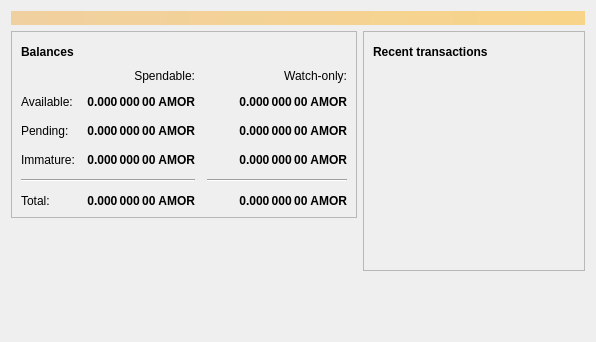
<?xml version="1.0" encoding="UTF-8"?>
<ui version="4.0">
 <class>OverviewPage</class>
 <widget class="QWidget" name="OverviewPage">
  <property name="geometry">
   <rect>
    <x>0</x>
    <y>0</y>
    <width>596</width>
    <height>342</height>
   </rect>
  </property>
  <property name="windowTitle">
   <string>Form</string>
  </property>
  <layout class="QVBoxLayout" name="topLayout">
   <item>
    <widget class="QLabel" name="labelAlerts">
     <property name="visible">
      <bool>false</bool>
     </property>
     <property name="styleSheet">
      <string notr="true">QLabel { background-color: qlineargradient(x1: 0, y1: 0, x2: 1, y2: 0, stop:0 #F0D0A0, stop:1 #F8D488); color:#000000; }</string>
     </property>
     <property name="wordWrap">
      <bool>true</bool>
     </property>
     <property name="margin">
      <number>3</number>
     </property>
     <property name="textInteractionFlags">
      <set>Qt::TextSelectableByMouse</set>
     </property>
    </widget>
   </item>
   <item>
    <layout class="QHBoxLayout" name="horizontalLayout" stretch="1,1">
     <item>
      <layout class="QVBoxLayout" name="verticalLayout_2">
       <item>
        <widget class="QFrame" name="frame">
         <property name="frameShape">
          <enum>QFrame::StyledPanel</enum>
         </property>
         <property name="frameShadow">
          <enum>QFrame::Raised</enum>
         </property>
         <layout class="QVBoxLayout" name="verticalLayout_4">
          <item>
           <layout class="QHBoxLayout" name="horizontalLayout_4">
            <item>
             <widget class="QLabel" name="label_5">
              <property name="font">
               <font>
                <weight>75</weight>
                <bold>true</bold>
               </font>
              </property>
              <property name="text">
               <string>Balances</string>
              </property>
             </widget>
            </item>
            <item>
             <widget class="QPushButton" name="labelWalletStatus">
              <property name="enabled">
               <bool>true</bool>
              </property>
              <property name="maximumSize">
               <size>
                <width>30</width>
                <height>16777215</height>
               </size>
              </property>
              <property name="toolTip">
               <string>The displayed information may be out of date. Your wallet automatically synchronizes with the Amorecoin network after a connection is established, but this process has not completed yet.</string>
              </property>
              <property name="text">
               <string/>
              </property>
              <property name="icon">
               <iconset resource="../bitcoin.qrc">
                <normaloff>:/icons/warning</normaloff>
                <disabledoff>:/icons/warning</disabledoff>:/icons/warning</iconset>
              </property>
              <property name="iconSize">
               <size>
                <width>24</width>
                <height>24</height>
               </size>
              </property>
              <property name="flat">
               <bool>true</bool>
              </property>
             </widget>
            </item>
            <item>
             <spacer name="horizontalSpacer_3">
              <property name="orientation">
               <enum>Qt::Horizontal</enum>
              </property>
              <property name="sizeHint" stdset="0">
               <size>
                <width>40</width>
                <height>20</height>
               </size>
              </property>
             </spacer>
            </item>
           </layout>
          </item>
          <item>
           <layout class="QGridLayout" name="gridLayout">
            <property name="spacing">
             <number>12</number>
            </property>
            <item row="2" column="2">
             <widget class="QLabel" name="labelWatchPending">
              <property name="font">
               <font>
                <weight>75</weight>
                <bold>true</bold>
               </font>
              </property>
              <property name="cursor">
               <cursorShape>IBeamCursor</cursorShape>
              </property>
              <property name="toolTip">
               <string>Unconfirmed transactions to watch-only addresses</string>
              </property>
              <property name="text">
               <string notr="true">0.000 000 00 AMOR</string>
              </property>
              <property name="alignment">
               <set>Qt::AlignRight|Qt::AlignTrailing|Qt::AlignVCenter</set>
              </property>
              <property name="textInteractionFlags">
               <set>Qt::LinksAccessibleByMouse|Qt::TextSelectableByKeyboard|Qt::TextSelectableByMouse</set>
              </property>
             </widget>
            </item>
            <item row="2" column="1">
             <widget class="QLabel" name="labelUnconfirmed">
              <property name="font">
               <font>
                <weight>75</weight>
                <bold>true</bold>
               </font>
              </property>
              <property name="cursor">
               <cursorShape>IBeamCursor</cursorShape>
              </property>
              <property name="toolTip">
               <string>Total of transactions that have yet to be confirmed, and do not yet count toward the spendable balance</string>
              </property>
              <property name="text">
               <string notr="true">0.000 000 00 AMOR</string>
              </property>
              <property name="alignment">
               <set>Qt::AlignRight|Qt::AlignTrailing|Qt::AlignVCenter</set>
              </property>
              <property name="textInteractionFlags">
               <set>Qt::LinksAccessibleByMouse|Qt::TextSelectableByKeyboard|Qt::TextSelectableByMouse</set>
              </property>
             </widget>
            </item>
            <item row="3" column="2">
             <widget class="QLabel" name="labelWatchImmature">
              <property name="font">
               <font>
                <weight>75</weight>
                <bold>true</bold>
               </font>
              </property>
              <property name="cursor">
               <cursorShape>IBeamCursor</cursorShape>
              </property>
              <property name="toolTip">
               <string>Mined balance in watch-only addresses that has not yet matured</string>
              </property>
              <property name="text">
               <string notr="true">0.000 000 00 AMOR</string>
              </property>
              <property name="alignment">
               <set>Qt::AlignRight|Qt::AlignTrailing|Qt::AlignVCenter</set>
              </property>
              <property name="textInteractionFlags">
               <set>Qt::LinksAccessibleByMouse|Qt::TextSelectableByKeyboard|Qt::TextSelectableByMouse</set>
              </property>
             </widget>
            </item>
            <item row="4" column="0" colspan="2">
             <widget class="Line" name="line">
              <property name="orientation">
               <enum>Qt::Horizontal</enum>
              </property>
             </widget>
            </item>
            <item row="4" column="2">
             <widget class="Line" name="lineWatchBalance">
              <property name="sizePolicy">
               <sizepolicy hsizetype="Preferred" vsizetype="Fixed">
                <horstretch>0</horstretch>
                <verstretch>0</verstretch>
               </sizepolicy>
              </property>
              <property name="minimumSize">
               <size>
                <width>140</width>
                <height>0</height>
               </size>
              </property>
              <property name="orientation">
               <enum>Qt::Horizontal</enum>
              </property>
             </widget>
            </item>
            <item row="5" column="0">
             <widget class="QLabel" name="labelTotalText">
              <property name="text">
               <string>Total:</string>
              </property>
             </widget>
            </item>
            <item row="3" column="1">
             <widget class="QLabel" name="labelImmature">
              <property name="font">
               <font>
                <weight>75</weight>
                <bold>true</bold>
               </font>
              </property>
              <property name="cursor">
               <cursorShape>IBeamCursor</cursorShape>
              </property>
              <property name="toolTip">
               <string>Mined balance that has not yet matured</string>
              </property>
              <property name="text">
               <string notr="true">0.000 000 00 AMOR</string>
              </property>
              <property name="alignment">
               <set>Qt::AlignRight|Qt::AlignTrailing|Qt::AlignVCenter</set>
              </property>
              <property name="textInteractionFlags">
               <set>Qt::LinksAccessibleByMouse|Qt::TextSelectableByKeyboard|Qt::TextSelectableByMouse</set>
              </property>
             </widget>
            </item>
            <item row="2" column="3">
             <spacer name="horizontalSpacer_2">
              <property name="orientation">
               <enum>Qt::Horizontal</enum>
              </property>
              <property name="sizeHint" stdset="0">
               <size>
                <width>40</width>
                <height>20</height>
               </size>
              </property>
             </spacer>
            </item>
            <item row="3" column="0">
             <widget class="QLabel" name="labelImmatureText">
              <property name="text">
               <string>Immature:</string>
              </property>
             </widget>
            </item>
            <item row="5" column="1">
             <widget class="QLabel" name="labelTotal">
              <property name="font">
               <font>
                <weight>75</weight>
                <bold>true</bold>
               </font>
              </property>
              <property name="cursor">
               <cursorShape>IBeamCursor</cursorShape>
              </property>
              <property name="toolTip">
               <string>Your current total balance</string>
              </property>
              <property name="text">
               <string notr="true">0.000 000 00 AMOR</string>
              </property>
              <property name="alignment">
               <set>Qt::AlignRight|Qt::AlignTrailing|Qt::AlignVCenter</set>
              </property>
              <property name="textInteractionFlags">
               <set>Qt::LinksAccessibleByMouse|Qt::TextSelectableByKeyboard|Qt::TextSelectableByMouse</set>
              </property>
             </widget>
            </item>
            <item row="5" column="2">
             <widget class="QLabel" name="labelWatchTotal">
              <property name="font">
               <font>
                <weight>75</weight>
                <bold>true</bold>
               </font>
              </property>
              <property name="cursor">
               <cursorShape>IBeamCursor</cursorShape>
              </property>
              <property name="toolTip">
               <string>Current total balance in watch-only addresses</string>
              </property>
              <property name="text">
               <string notr="true">0.000 000 00 AMOR</string>
              </property>
              <property name="alignment">
               <set>Qt::AlignRight|Qt::AlignTrailing|Qt::AlignVCenter</set>
              </property>
              <property name="textInteractionFlags">
               <set>Qt::LinksAccessibleByMouse|Qt::TextSelectableByKeyboard|Qt::TextSelectableByMouse</set>
              </property>
             </widget>
            </item>
            <item row="0" column="2">
             <widget class="QLabel" name="labelWatchonly">
              <property name="text">
               <string>Watch-only:</string>
              </property>
              <property name="alignment">
               <set>Qt::AlignRight|Qt::AlignTrailing|Qt::AlignVCenter</set>
              </property>
             </widget>
            </item>
            <item row="1" column="0">
             <widget class="QLabel" name="labelBalanceText">
              <property name="text">
               <string>Available:</string>
              </property>
             </widget>
            </item>
            <item row="1" column="1">
             <widget class="QLabel" name="labelBalance">
              <property name="font">
               <font>
                <weight>75</weight>
                <bold>true</bold>
               </font>
              </property>
              <property name="cursor">
               <cursorShape>IBeamCursor</cursorShape>
              </property>
              <property name="toolTip">
               <string>Your current spendable balance</string>
              </property>
              <property name="text">
               <string notr="true">0.000 000 00 AMOR</string>
              </property>
              <property name="alignment">
               <set>Qt::AlignRight|Qt::AlignTrailing|Qt::AlignVCenter</set>
              </property>
              <property name="textInteractionFlags">
               <set>Qt::LinksAccessibleByMouse|Qt::TextSelectableByKeyboard|Qt::TextSelectableByMouse</set>
              </property>
             </widget>
            </item>
            <item row="1" column="2">
             <widget class="QLabel" name="labelWatchAvailable">
              <property name="font">
               <font>
                <weight>75</weight>
                <bold>true</bold>
               </font>
              </property>
              <property name="cursor">
               <cursorShape>IBeamCursor</cursorShape>
              </property>
              <property name="toolTip">
               <string>Your current balance in watch-only addresses</string>
              </property>
              <property name="text">
               <string notr="true">0.000 000 00 AMOR</string>
              </property>
              <property name="alignment">
               <set>Qt::AlignRight|Qt::AlignTrailing|Qt::AlignVCenter</set>
              </property>
              <property name="textInteractionFlags">
               <set>Qt::LinksAccessibleByMouse|Qt::TextSelectableByKeyboard|Qt::TextSelectableByMouse</set>
              </property>
             </widget>
            </item>
            <item row="2" column="0">
             <widget class="QLabel" name="labelPendingText">
              <property name="text">
               <string>Pending:</string>
              </property>
             </widget>
            </item>
            <item row="0" column="1">
             <widget class="QLabel" name="labelSpendable">
              <property name="text">
               <string>Spendable:</string>
              </property>
              <property name="alignment">
               <set>Qt::AlignRight|Qt::AlignTrailing|Qt::AlignVCenter</set>
              </property>
             </widget>
            </item>
           </layout>
          </item>
         </layout>
        </widget>
       </item>
       <item>
        <spacer name="verticalSpacer">
         <property name="orientation">
          <enum>Qt::Vertical</enum>
         </property>
         <property name="sizeHint" stdset="0">
          <size>
           <width>20</width>
           <height>40</height>
          </size>
         </property>
        </spacer>
       </item>
      </layout>
     </item>
     <item>
      <layout class="QVBoxLayout" name="verticalLayout_3">
       <item>
        <widget class="QFrame" name="frame_2">
         <property name="frameShape">
          <enum>QFrame::StyledPanel</enum>
         </property>
         <property name="frameShadow">
          <enum>QFrame::Raised</enum>
         </property>
         <layout class="QVBoxLayout" name="verticalLayout">
          <item>
           <layout class="QHBoxLayout" name="horizontalLayout_2">
            <item>
             <widget class="QLabel" name="label_4">
              <property name="font">
               <font>
                <weight>75</weight>
                <bold>true</bold>
               </font>
              </property>
              <property name="text">
               <string>Recent transactions</string>
              </property>
             </widget>
            </item>
            <item>
             <widget class="QPushButton" name="labelTransactionsStatus">
              <property name="enabled">
               <bool>true</bool>
              </property>
              <property name="maximumSize">
               <size>
                <width>30</width>
                <height>16777215</height>
               </size>
              </property>
              <property name="toolTip">
               <string>The displayed information may be out of date. Your wallet automatically synchronizes with the Amorecoin network after a connection is established, but this process has not completed yet.</string>
              </property>
              <property name="text">
               <string/>
              </property>
              <property name="icon">
               <iconset resource="../bitcoin.qrc">
                <normaloff>:/icons/warning</normaloff>
                <disabledoff>:/icons/warning</disabledoff>:/icons/warning</iconset>
              </property>
              <property name="iconSize">
               <size>
                <width>24</width>
                <height>24</height>
               </size>
              </property>
              <property name="flat">
               <bool>true</bool>
              </property>
             </widget>
            </item>
            <item>
             <spacer name="horizontalSpacer">
              <property name="orientation">
               <enum>Qt::Horizontal</enum>
              </property>
              <property name="sizeHint" stdset="0">
               <size>
                <width>40</width>
                <height>20</height>
               </size>
              </property>
             </spacer>
            </item>
           </layout>
          </item>
          <item>
           <widget class="QListView" name="listTransactions">
            <property name="styleSheet">
             <string notr="true">QListView { background: transparent; }</string>
            </property>
            <property name="frameShape">
             <enum>QFrame::NoFrame</enum>
            </property>
            <property name="verticalScrollBarPolicy">
             <enum>Qt::ScrollBarAlwaysOff</enum>
            </property>
            <property name="horizontalScrollBarPolicy">
             <enum>Qt::ScrollBarAlwaysOff</enum>
            </property>
            <property name="selectionMode">
             <enum>QAbstractItemView::NoSelection</enum>
            </property>
           </widget>
          </item>
         </layout>
        </widget>
       </item>
       <item>
        <spacer name="verticalSpacer_2">
         <property name="orientation">
          <enum>Qt::Vertical</enum>
         </property>
         <property name="sizeHint" stdset="0">
          <size>
           <width>20</width>
           <height>40</height>
          </size>
         </property>
        </spacer>
       </item>
      </layout>
     </item>
    </layout>
   </item>
  </layout>
 </widget>
 <resources/>
 <connections/>
</ui>
